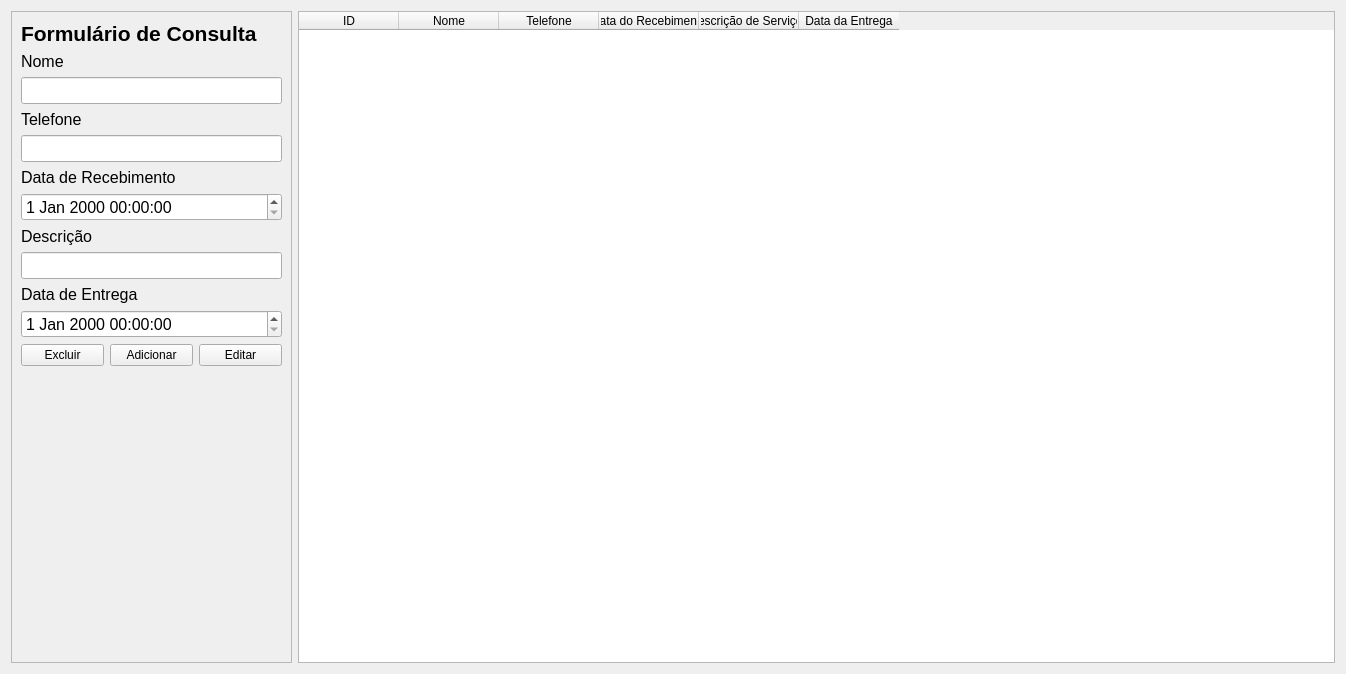
<?xml version="1.0" encoding="UTF-8"?>
<ui version="4.0">
 <class>Form</class>
 <widget class="QWidget" name="Form">
  <property name="geometry">
   <rect>
    <x>0</x>
    <y>0</y>
    <width>1346</width>
    <height>674</height>
   </rect>
  </property>
  <property name="windowTitle">
   <string>Form</string>
  </property>
  <layout class="QHBoxLayout" name="horizontalLayout_2">
   <item>
    <widget class="QFrame" name="frame">
     <property name="maximumSize">
      <size>
       <width>281</width>
       <height>16777215</height>
      </size>
     </property>
     <property name="frameShape">
      <enum>QFrame::StyledPanel</enum>
     </property>
     <property name="frameShadow">
      <enum>QFrame::Raised</enum>
     </property>
     <layout class="QVBoxLayout" name="verticalLayout">
      <item>
       <widget class="QLabel" name="label">
        <property name="font">
         <font>
          <pointsize>16</pointsize>
          <weight>75</weight>
          <bold>true</bold>
         </font>
        </property>
        <property name="text">
         <string>Formulário de Consulta</string>
        </property>
       </widget>
      </item>
      <item>
       <widget class="QLabel" name="label_2">
        <property name="font">
         <font>
          <pointsize>12</pointsize>
         </font>
        </property>
        <property name="text">
         <string>Nome</string>
        </property>
       </widget>
      </item>
      <item>
       <widget class="QLineEdit" name="nome">
        <property name="font">
         <font>
          <pointsize>12</pointsize>
         </font>
        </property>
       </widget>
      </item>
      <item>
       <widget class="QLabel" name="label_3">
        <property name="font">
         <font>
          <pointsize>12</pointsize>
         </font>
        </property>
        <property name="text">
         <string>Telefone</string>
        </property>
       </widget>
      </item>
      <item>
       <widget class="QLineEdit" name="telefone">
        <property name="font">
         <font>
          <pointsize>12</pointsize>
         </font>
        </property>
       </widget>
      </item>
      <item>
       <widget class="QLabel" name="label_4">
        <property name="font">
         <font>
          <pointsize>12</pointsize>
         </font>
        </property>
        <property name="text">
         <string>Data de Recebimento</string>
        </property>
       </widget>
      </item>
      <item>
       <widget class="QDateTimeEdit" name="data_recebimento">
        <property name="font">
         <font>
          <pointsize>12</pointsize>
         </font>
        </property>
       </widget>
      </item>
      <item>
       <widget class="QLabel" name="label_6">
        <property name="font">
         <font>
          <pointsize>12</pointsize>
         </font>
        </property>
        <property name="text">
         <string>Descrição</string>
        </property>
       </widget>
      </item>
      <item>
       <widget class="QLineEdit" name="descricao">
        <property name="font">
         <font>
          <pointsize>12</pointsize>
         </font>
        </property>
       </widget>
      </item>
      <item>
       <widget class="QLabel" name="label_5">
        <property name="font">
         <font>
          <pointsize>12</pointsize>
         </font>
        </property>
        <property name="text">
         <string>Data de Entrega</string>
        </property>
       </widget>
      </item>
      <item>
       <widget class="QDateTimeEdit" name="data_entrega">
        <property name="font">
         <font>
          <pointsize>12</pointsize>
         </font>
        </property>
       </widget>
      </item>
      <item>
       <layout class="QHBoxLayout" name="horizontalLayout">
        <item>
         <widget class="QPushButton" name="delBtn">
          <property name="text">
           <string>Excluir</string>
          </property>
         </widget>
        </item>
        <item>
         <widget class="QPushButton" name="addBtn">
          <property name="text">
           <string>Adicionar</string>
          </property>
         </widget>
        </item>
        <item>
         <widget class="QPushButton" name="editBtn">
          <property name="text">
           <string>Editar</string>
          </property>
         </widget>
        </item>
       </layout>
      </item>
      <item>
       <spacer name="verticalSpacer">
        <property name="orientation">
         <enum>Qt::Vertical</enum>
        </property>
        <property name="sizeHint" stdset="0">
         <size>
          <width>20</width>
          <height>40</height>
         </size>
        </property>
       </spacer>
      </item>
     </layout>
    </widget>
   </item>
   <item>
    <widget class="QTableWidget" name="tabela">
     <column>
      <property name="text">
       <string>ID</string>
      </property>
     </column>
     <column>
      <property name="text">
       <string>Nome</string>
      </property>
     </column>
     <column>
      <property name="text">
       <string>Telefone</string>
      </property>
     </column>
     <column>
      <property name="text">
       <string>Data do Recebimento</string>
      </property>
     </column>
     <column>
      <property name="text">
       <string>Descrição de Serviços</string>
      </property>
     </column>
     <column>
      <property name="text">
       <string>Data da Entrega</string>
      </property>
     </column>
    </widget>
   </item>
  </layout>
 </widget>
 <resources/>
 <connections/>
</ui>
